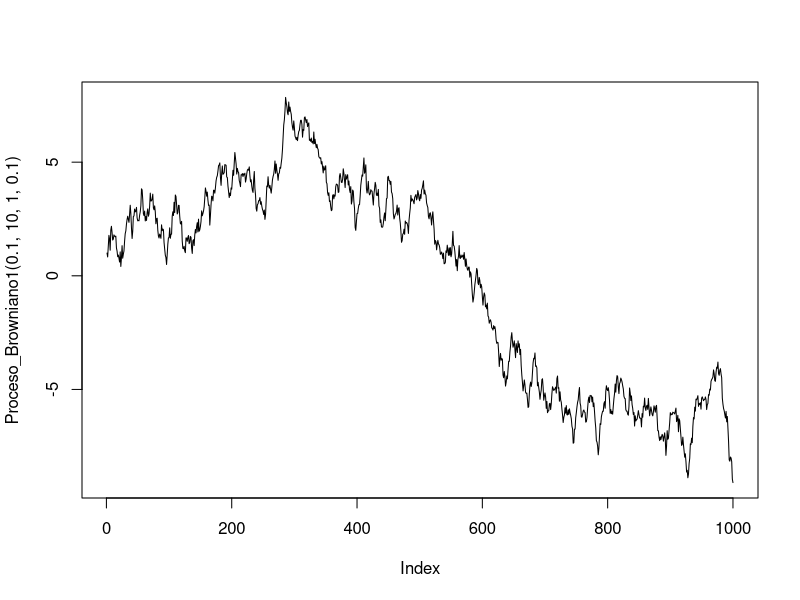

Write the R code that produced this figure.
Proceso_Browniano1<-function(t,R,W,n){
  A<-(R/t)/n
  VARPB<-c(NA)
  PB<-c(NA)
  VARPB[1]<-0
  PB[1]<-W
  for (i in 2:A){
    VARPB[i]<-rnorm(1,0,sqrt(n))
  }
  for (j in 2:A){
    PB[j]<-PB[j-1]+VARPB[j]
    
  }
  return(PB)

}


plot(Proceso_Browniano1(0.1,10,1,0.1),type = "l")


Call_Black_Scholes<-function(r,k,sigma,t,R,St){
  a <- (log(St/k)+(r+0.5*sigma**2)*(R-t))/(sigma*sqrt(R-t))
  b <- (log(St/k)+(r-0.5*sigma**2)*(R-t))/(sigma*sqrt(R-t))
  res <- St*pnorm(a) - k*exp(-r*(R-t))*pnorm(b)
return(res)
}

print(Call_Black_Scholes(0.001,12,0.05,0,10,10))


help(pnorm)
